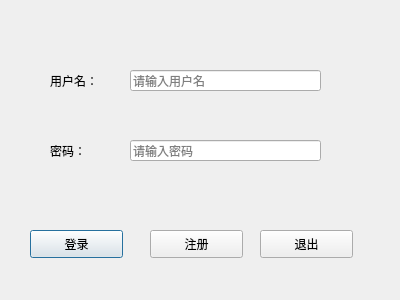
<?xml version="1.0" encoding="UTF-8"?>
<ui version="4.0">
 <class>LoginDialog</class>
 <widget class="QDialog" name="LoginDialog">
  <property name="enabled">
   <bool>true</bool>
  </property>
  <property name="geometry">
   <rect>
    <x>0</x>
    <y>0</y>
    <width>400</width>
    <height>300</height>
   </rect>
  </property>
  <property name="cursor">
   <cursorShape>ArrowCursor</cursorShape>
  </property>
  <property name="windowTitle">
   <string>登录</string>
  </property>
  <property name="windowIcon">
   <iconset>
    <normaloff>C:/Users/HP/Pictures/好看的头像/image.jpg</normaloff>C:/Users/HP/Pictures/好看的头像/image.jpg</iconset>
  </property>
  <property name="sizeGripEnabled">
   <bool>false</bool>
  </property>
  <property name="modal">
   <bool>false</bool>
  </property>
  <widget class="QLabel" name="label">
   <property name="geometry">
    <rect>
     <x>50</x>
     <y>60</y>
     <width>101</width>
     <height>41</height>
    </rect>
   </property>
   <property name="text">
    <string>用户名：</string>
   </property>
  </widget>
  <widget class="QLabel" name="pwd">
   <property name="geometry">
    <rect>
     <x>50</x>
     <y>130</y>
     <width>101</width>
     <height>41</height>
    </rect>
   </property>
   <property name="text">
    <string>密码：</string>
   </property>
  </widget>
  <widget class="QLineEdit" name="userLineEdit">
   <property name="geometry">
    <rect>
     <x>130</x>
     <y>70</y>
     <width>191</width>
     <height>21</height>
    </rect>
   </property>
   <property name="echoMode">
    <enum>QLineEdit::Normal</enum>
   </property>
   <property name="placeholderText">
    <string>请输入用户名</string>
   </property>
  </widget>
  <widget class="QLineEdit" name="pwdLineEdit">
   <property name="geometry">
    <rect>
     <x>130</x>
     <y>140</y>
     <width>191</width>
     <height>21</height>
    </rect>
   </property>
   <property name="echoMode">
    <enum>QLineEdit::Password</enum>
   </property>
   <property name="placeholderText">
    <string>请输入密码</string>
   </property>
  </widget>
  <widget class="QPushButton" name="loginBtn">
   <property name="geometry">
    <rect>
     <x>30</x>
     <y>230</y>
     <width>93</width>
     <height>28</height>
    </rect>
   </property>
   <property name="cursor">
    <cursorShape>PointingHandCursor</cursorShape>
   </property>
   <property name="text">
    <string>登录</string>
   </property>
  </widget>
  <widget class="QPushButton" name="exitBtn">
   <property name="geometry">
    <rect>
     <x>260</x>
     <y>230</y>
     <width>93</width>
     <height>28</height>
    </rect>
   </property>
   <property name="cursor">
    <cursorShape>PointingHandCursor</cursorShape>
   </property>
   <property name="text">
    <string>退出</string>
   </property>
  </widget>
  <widget class="QPushButton" name="registered">
   <property name="geometry">
    <rect>
     <x>150</x>
     <y>230</y>
     <width>93</width>
     <height>28</height>
    </rect>
   </property>
   <property name="cursor">
    <cursorShape>PointingHandCursor</cursorShape>
   </property>
   <property name="text">
    <string>注册</string>
   </property>
  </widget>
 </widget>
 <resources/>
 <connections>
  <connection>
   <sender>exitBtn</sender>
   <signal>clicked()</signal>
   <receiver>LoginDialog</receiver>
   <slot>close()</slot>
   <hints>
    <hint type="sourcelabel">
     <x>276</x>
     <y>243</y>
    </hint>
    <hint type="destinationlabel">
     <x>199</x>
     <y>149</y>
    </hint>
   </hints>
  </connection>
 </connections>
</ui>
